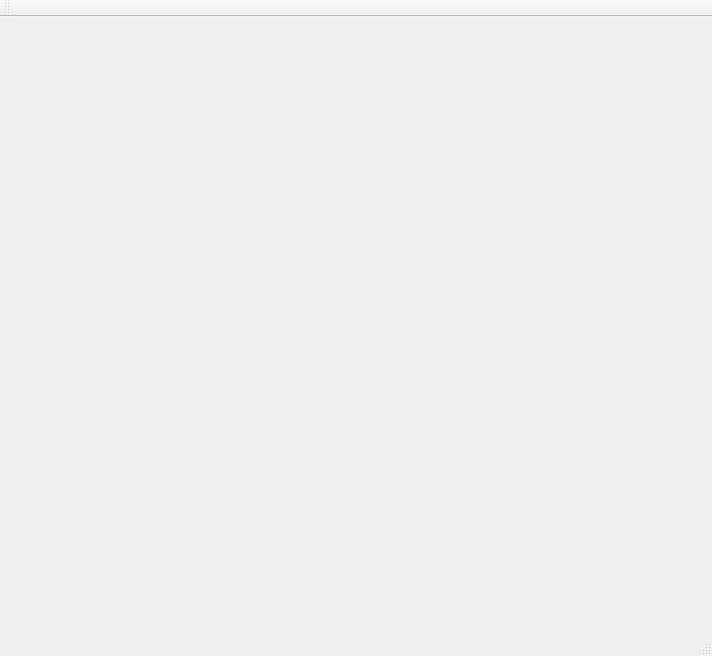
<?xml version="1.0" encoding="UTF-8"?>
<ui version="4.0">
 <class>MainWindow</class>
 <widget class="QMainWindow" name="MainWindow">
  <property name="geometry">
   <rect>
    <x>0</x>
    <y>0</y>
    <width>712</width>
    <height>656</height>
   </rect>
  </property>
  <property name="windowTitle">
   <string>MainWindow</string>
  </property>
  <widget class="QWidget" name="centralWidget">
   <widget class="QGLESWIDGET" name="widget" native="true">
    <property name="geometry">
     <rect>
      <x>10</x>
      <y>10</y>
      <width>600</width>
      <height>600</height>
     </rect>
    </property>
   </widget>
  </widget>
  <widget class="QMenuBar" name="menuBar">
   <property name="geometry">
    <rect>
     <x>0</x>
     <y>0</y>
     <width>712</width>
     <height>25</height>
    </rect>
   </property>
  </widget>
  <widget class="QToolBar" name="mainToolBar">
   <attribute name="toolBarArea">
    <enum>TopToolBarArea</enum>
   </attribute>
   <attribute name="toolBarBreak">
    <bool>false</bool>
   </attribute>
  </widget>
  <widget class="QStatusBar" name="statusBar"/>
 </widget>
 <layoutdefault spacing="6" margin="11"/>
 <customwidgets>
  <customwidget>
   <class>QGLESWIDGET</class>
   <extends>QWidget</extends>
   <header>qgleswidget.h</header>
   <container>1</container>
  </customwidget>
 </customwidgets>
 <resources/>
 <connections/>
</ui>
